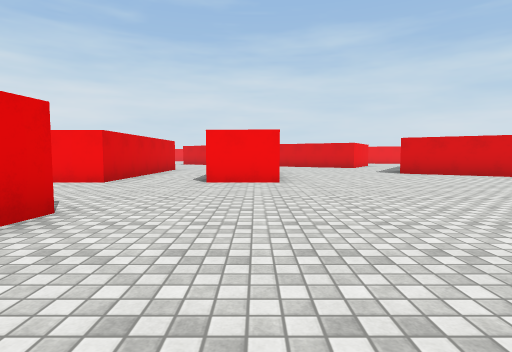
[1] (above)

24 first-person views from a walk through a scene from a Unity 3-D project. The camera is 1.2 m above the floor, tilts 4° down and sees 80° across. The floor is counted in squares, 2 m on a side. Each view is taken from the middle of a square. On the plan, view 1 faces up. The plan holds only what a view shows up to about 9 squares ahead; the rest is blank. The player is left out. Surface patterns are stand-ins for the level's own textures.

[2]
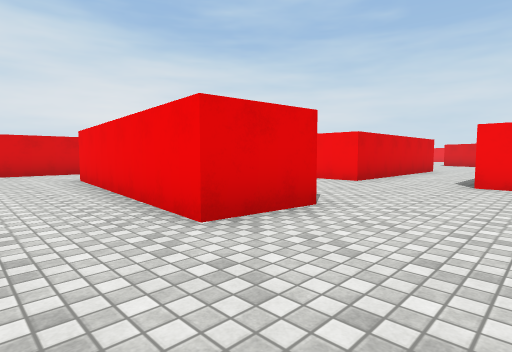

[3]
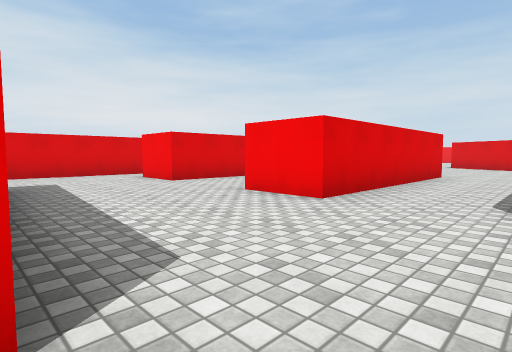

[4]
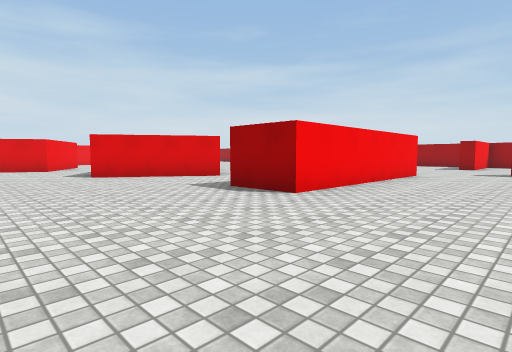

[5]
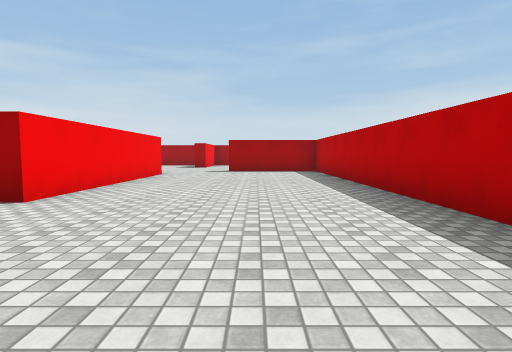

[6]
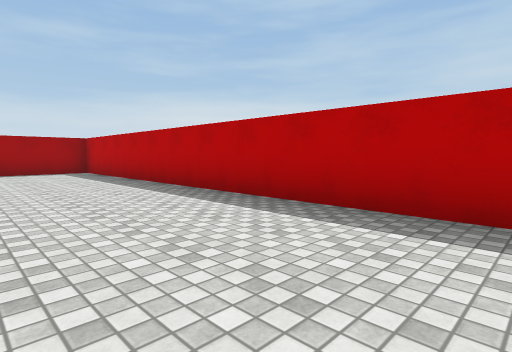

[7]
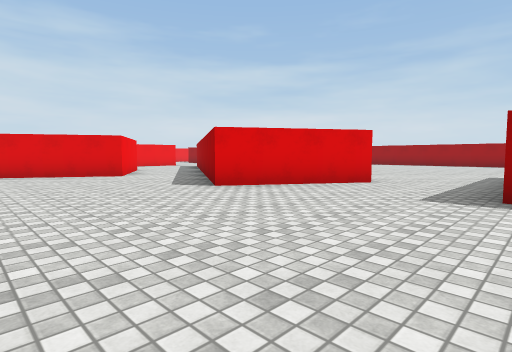

[8]
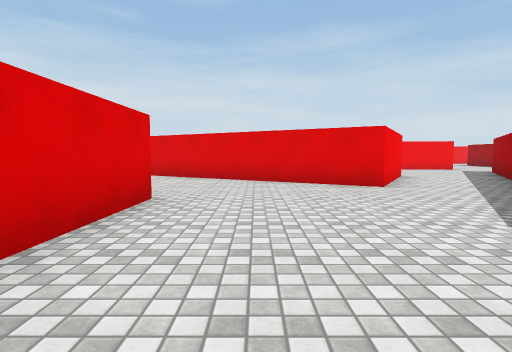

[9]
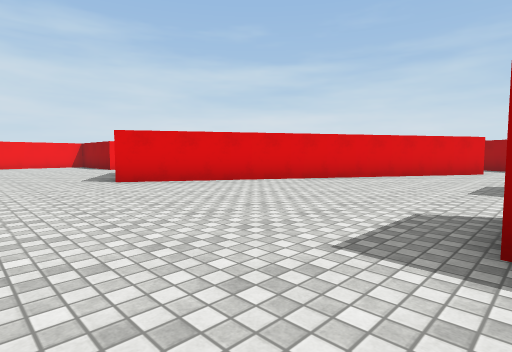

[10]
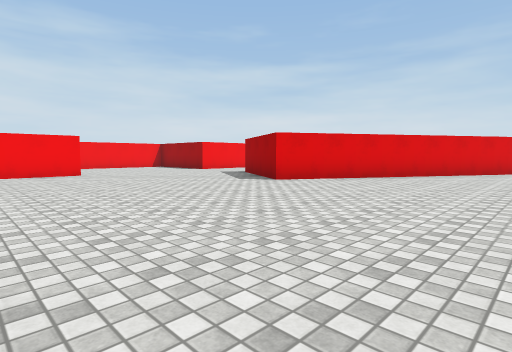

[11]
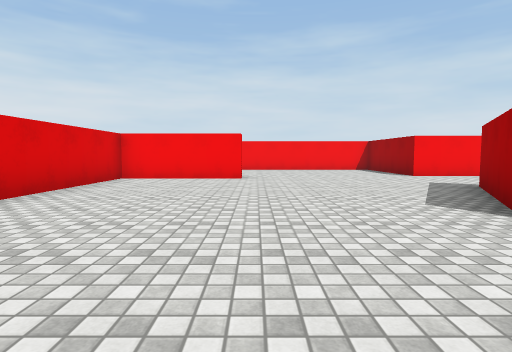

[12]
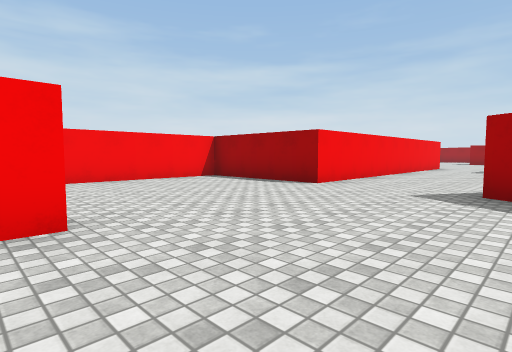

[13]
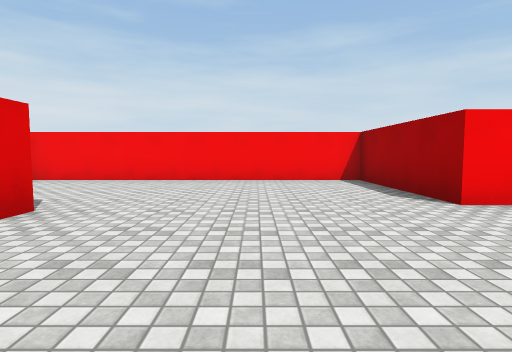

[14]
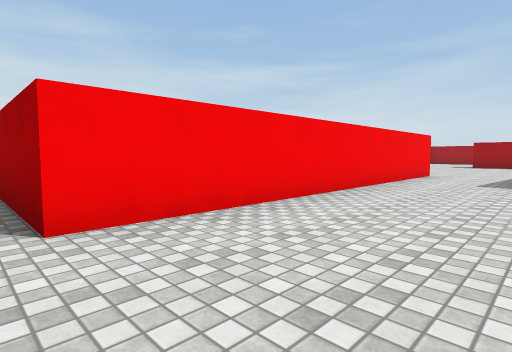

[15]
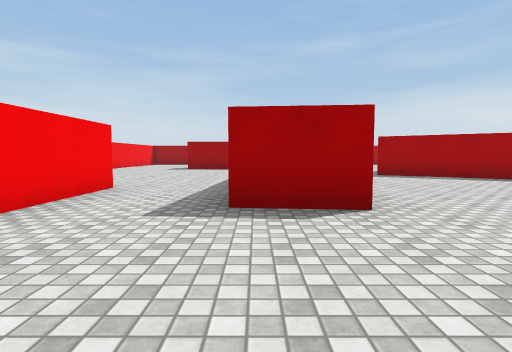

[16]
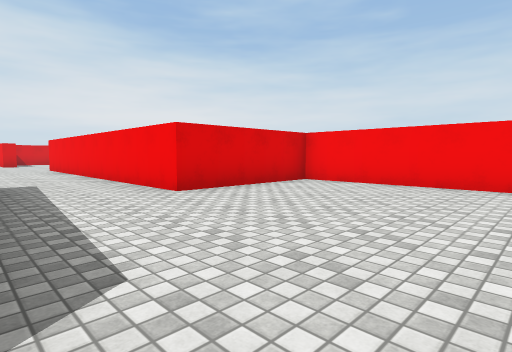

[17]
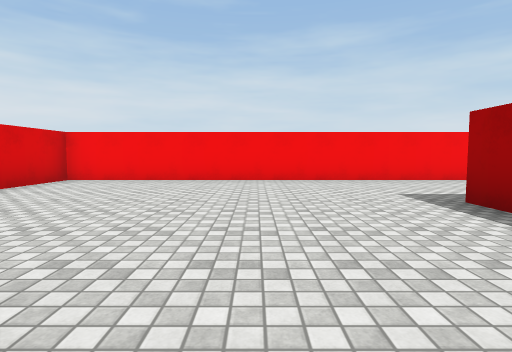

[18]
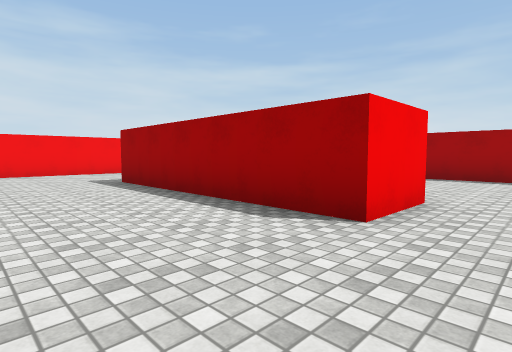

[19]
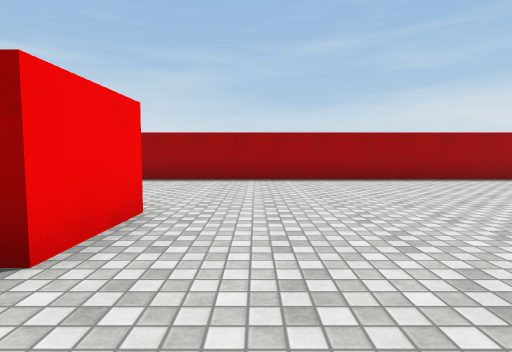

[20]
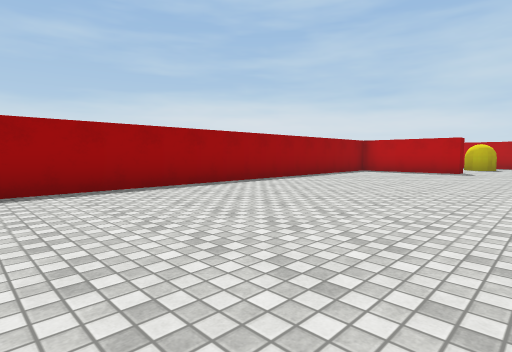

[21]
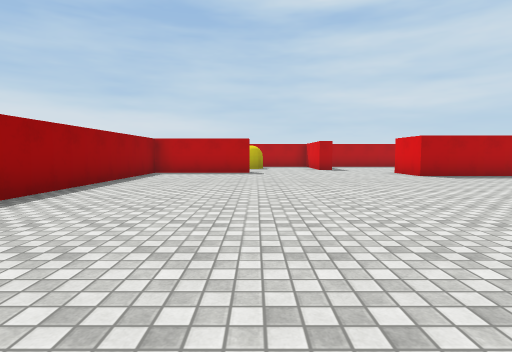

[22]
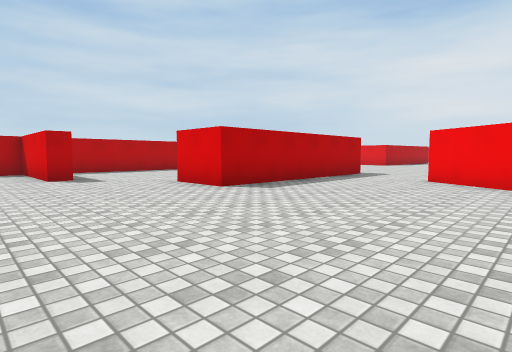

[23]
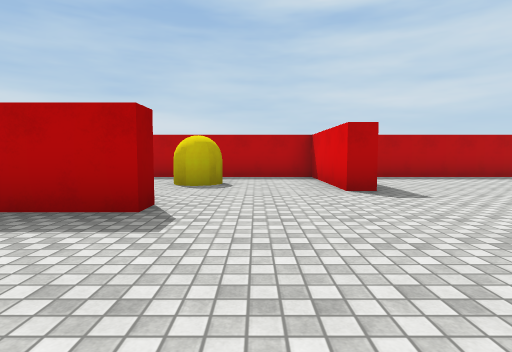

[24]
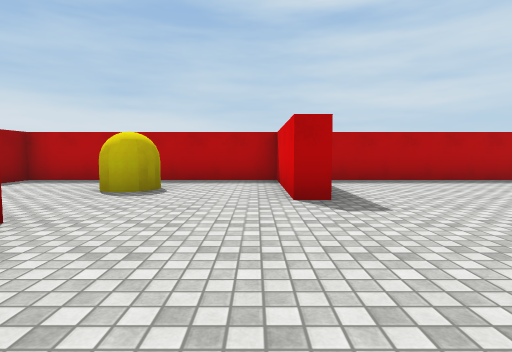

### Floor plan
Points are (right, up) in squares from view 1. A wall is a line through its corners. A room is listed if a view was taken in it or the views show most of it. See-through windows are left out.
Room 1 (views 1, 2, 3, 4, 5, 6, 7, 8, 9, 10, 11, 12, 13, 14, 15)
walls: (-3.2, 12.3) (-3.3, 6.6) (-4.9, 6.6); (0.6, 12.2) (0.5, 9.6); (0.6, 6.5) (-1.1, 6.6); (-7.4, 9) (-7.4, 6.6) (-9, 6.6); (4.4, 13.6) (-4.5, 18.8) (-2.8, 21.8); (-2.1, 3.2) (-2.2, 1.5) (-7.9, 2.1); (-10.4, 6.4) (-10.4, 3.9); (7.4, 7.9) (4.6, 9.7) (6.3, 12.4); (4.3, 20.7) (4.4, 22.4); (-10.4, 2.4) (-10.4, 0.9); (2.2, -1.2) (12.2, -1.2); (-7.4, 24.2) (-7.4, 23.7) (-10.4, 23.7) (-10.4, 20); (4.4, 24.6) (-2.5, 24.6) (-2.5, 28.2) (-10.4, 28.2); (11.4, 3.9) (5.8, 3.9) (5.8, 5.5); (13, 0.1) (13, 1.1)
ways out: opening at (5.5, 23.5) to room 2; opening at (8, 6.5) to room 2; opening at (12.5, 2.5) to room 2; opening at (5, 13); opening at (5, 19)
Room 2 (views 16, 17, 18, 19, 20, 21, 22, 23, 24)
walls: (15.3, 19.2) (13.6, 19.2) (13.6, 24.8); (8.4, 9.5) (7.4, 7.9); (19.3, 4.9) (19.3, 20.8); (6.8, 5.5) (11.4, 5.5) (11.4, 3.9); (16.2, 3.2) (16.2, 3.9) (17.8, 3.9); (12.9, 2) (13.5, 2) (13.5, -1.2) (19.3, -1.2) (19.3, -0.4); (16, 28.2) (6.6, 28.2) (6.6, 24.6) (4.4, 24.6)
ways out: opening at (5.5, 23.5) to room 1; opening at (8, 6.5) to room 1; opening at (12.5, 2.5) to room 1
objects: yellow capsule (16, 1)

Where each view was taken, in squares from view 1:
view 1: 0 up, 0 right, facing up
view 2: 0 up, 0 right, facing up-left
view 3: 3 up, 1 left, facing up-left
view 4: 1 up, 2 right, facing up-right
view 5: 1 up, 2 right, facing right
view 6: 2 up, 2 right, facing down-right
view 7: 5 up, 1 right, facing up-right
view 8: 8 up, 2 right, facing up
view 9: 12 up, 7 left, facing up-right
view 10: 14 up, 10 left, facing up-right
view 11: 16 up, 7 left, facing up
view 12: 21 up, 8 left, facing up-right
view 13: 21 up, 5 left, facing up
view 14: 22 up, 3 left, facing up-right
view 15: 22 up, 1 right, facing right
view 16: 22 up, 11 right, facing up-left
view 17: 21 up, 11 right, facing up
view 18: 18 up, 11 right, facing up-right
view 19: 18 up, 12 right, facing right
view 20: 15 up, 14 right, facing down-right
view 21: 14 up, 16 right, facing down
view 22: 10 up, 15 right, facing down-left
view 23: 7 up, 15 right, facing down
view 24: 6 up, 14 right, facing down
